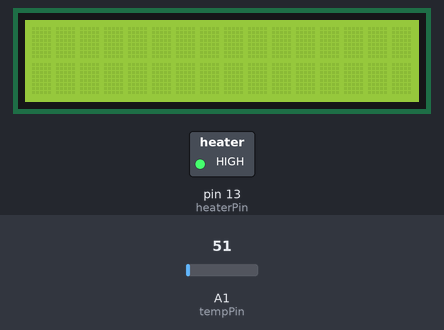
A sketch run on a simulated Arduino Uno, built with avr-gcc and run on an emulated ATmega328P. On the bench: 16×2 character LCD, switched loads named in the sketch (green lamp = pin HIGH). The inputs (shaded band) are chosen by the test bench; at power-on: A1 (tempPin) = 51. What the sketch prints to the serial monitor is not drawn.

Above: at 1.2 s.
1.3 s: A1 (tempPin) set to 90
4.3 s: A1 (tempPin) set to 107
Timing chart, 0 to 7.3 s (numbered marks = the images above; inputs shaded):
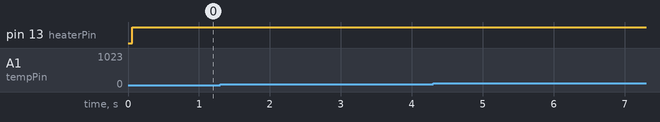

Measured:
- after the input at 1.3 s, every drawn part: stays the same
- after the input at 4.3 s, every drawn part: stays the same

The sketch:

tempSensor.ino
```cpp
/* Temperature Controller Objective 1 and 2
   Group 06
   */


// include the library code:
#include <LiquidCrystal.h>
#define belowSP 0
#define aboveSP 1
#define overheat 2
// select the pins used on the LCD panel
LiquidCrystal lcd(8, 9, 4, 5, 6, 7);

int tempPin = 1;    // select the input pin for the temperature sensor
int heaterPin = 13;   // select the output pin for the heater
int setpoint = 500;

int read_temp_val = 0;
int tempVal;

int read_temp(int setpoint)
{
  tempVal = analogRead(tempPin);
  if (tempVal <= setpoint)          return belowSP;
  if (tempVal > setpoint && tempVal < 800)  return aboveSP;
  if (tempVal >= 800)               return overheat;
}
void temp_control(int setpoint)
{
    read_temp_val = read_temp(setpoint);
    switch (read_temp_val){ // is the temperature below or above the set point?
      case belowSP:  // case for when temperature is below the set point
      {
      digitalWrite(heaterPin, HIGH); // turn oven on
      break;
      }
      case aboveSP: // case for when temperature is above the set point and below 300
      {
      digitalWrite(heaterPin, LOW); // turn oven off
      break;
      }
      case overheat: // case for when temperature is above 300 degrees
      {
      digitalWrite(heaterPin, LOW); // turn oven off
      lcd.print("Warning! Over 300 Celsius. Turn le oven off.");
      Serial.print("WARNING: OVERHEATING");
      Serial.print("\n");
      break;
      }
    }
}

void message(int tempVal, int setpoint)
{
  /*lcd.setCursor(0,0); // set cursor to first column, first row
  lcd.print("Current Temp:");
  lcd.print(tempVal);
  lcd.setCursor(0,1); // set cursor to first column, second row
  lcd.print("Setpoint Temp:");
  lcd.print(setpoint);*/
  Serial.print("Current Temp: ");
  Serial.print(tempVal);
  Serial.print("\n");
  Serial.print("Setpoint Temp: ");
  Serial.print(setpoint);
  Serial.print("\n");
}


void setup() {
  Serial.begin(9600);
  pinMode(heaterPin, OUTPUT);
  lcd.begin(16, 2); // start the library
}

void loop() {
temp_control(setpoint);
message(tempVal, setpoint);
}
```
